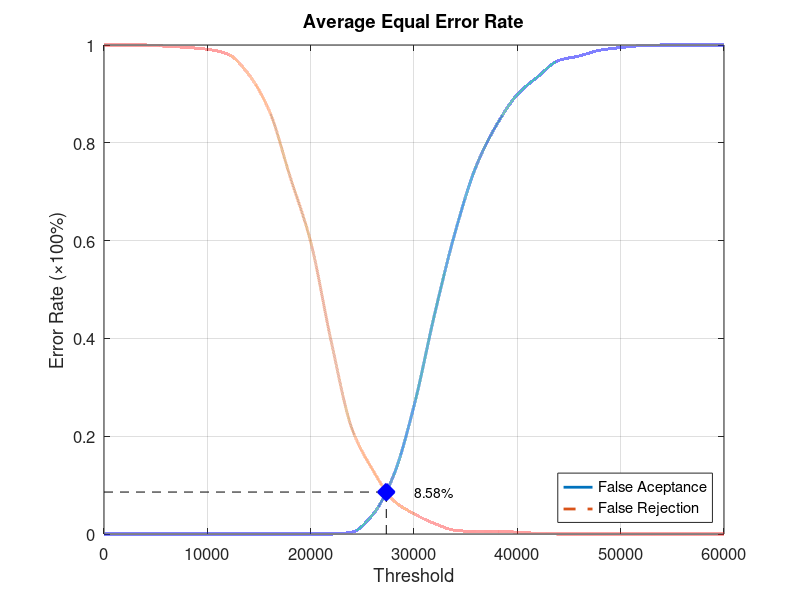
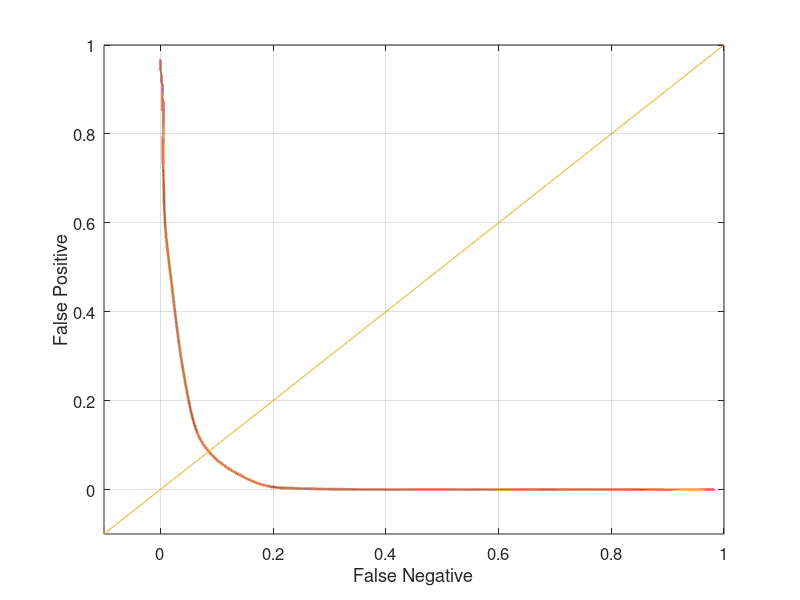

These charts were generated, in order, by the following MATLAB code:
function yEER = Experiment5Average
close all;
clear;
clc;
x = 0:2000:60000;
xq = 0:0.5:60000;

y0 = [0 0 0 0 0 0 0 0 0 0 0 0 0.00394737 0.0394737 0.118421 0.261842 0.45 0.618421 0.751316 0.836842 0.898684 0.935526 0.968421 0.977632 0.989474 0.994737 0.998684 1 1 1 1];
yy0 = interp1(x, y0, xq, 'pchip');
y1 = [1 1 1 0.9975 0.995 0.99125 0.98125 0.94 0.865 0.73125 0.5975 0.3925 0.215 0.13125 0.06875 0.04125 0.02125 0.0075 0.005 0.005 0.00375 0.00125 0 0 0 0 0 0 0 0 0];
yy1 = interp1(x, y1, xq, 'pchip');

% Calculating EER: 
y2 = abs(y0 - y1);
find(y2 == min(y2))
yy2 = abs(yy0 - yy1);
xEER = find(yy2 == min(yy2));
xEERIndex = xq(xEER) % X-axis EER
yEER = yy0(xEER) % Y-axis EER

main = figure
plot(xq, yy0,'-','LineWidth', 2);	hold on
plot(xq, yy1,'--','LineWidth', 2);	hold on
plot([xEERIndex xEERIndex], [0 yEER], 'k--');	hold on
plot([0 xEERIndex], [yEER yEER], 'k--');	hold on
plot(xEERIndex, yEER, 'bx', 'LineWidth', 10);	hold on
text(xEERIndex + 10 * xEERIndex / 100, yEER, [num2str(round((10000 * yEER)) / 100) '%'])
legend('False Aceptance', 'False Rejection', 'Location', 'SouthEast')
xlabel('Threshold')
ylabel('Error Rate (\times100%)')
title('Average Equal Error Rate')
set(gca, 'FontSize', 12)
axis([0 60000 0 1])
grid on

print(main, 'Experiment5AverageMain', '-dpng');
FNRxFPR = figure('Color', [1 1 1]);
plot(yy1, yy0, '-', yy1, yy0, 'LineWidth', 2);
hold on
y = -0.1:0.1:1
plot(y, y); 
set(gca, 'FontSize', 12)
xlabel('False Negative')
ylabel('False Positive')
axis([-0.1 1 -0.1 1])
set(gca, 'FontSize', 12)
grid on

print(FNRxFPR, 'Experiment5AverageFNRxFPR','-dpng');
end
